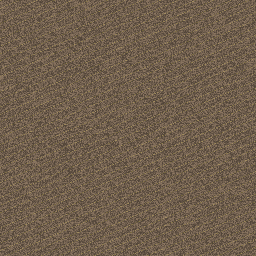
#> input picture tools/_test_rock.png, 256 x 256 px
$ python photo2autotile.py _test_rock.png
#> lines starting #> are read from the running program, lines starting #| are printed output that depends on the picture
# -*- coding: utf-8 -*-
"""
photo2autotile - Convierte una foto de textura real en una plantilla autotile
blob16 (64x64 px, 4x4 tiles de 16x16) importable en Mideas via
"Importar plantilla Autotile" del editor bitmap SCREEN 5.

El layout 4x4 replica BLOB16_LAYOUT_MASKS de utils/msx2Autotile.ts:
    6 14 12  4      esquina NO | borde N        | esquina NE | tapa N
    7 15 13  5      borde O    | centro         | borde E    | tubo vertical
    3 11  9  1      esquina SO | borde S        | esquina SE | tapa S
    2 10  8  0      tapa O     | tubo horizontal| tapa E     | aislado
Bits de mascara (vecino presente): 1=N 2=E 4=S 8=O. Lado expuesto = bit a 0.

Uso:
    python tools/photo2autotile.py foto.png [-o salida.png] [opciones]

Opciones principales:
    --tile N          Tamano de tile (default 16, el de Mideas MSX2)
    --crop X,Y,W,H    Region de la foto a usar (default: cuadrado central)
    --scale F         Zoom del recorte antes de reducir (default 1.0)
    --seam N          Ancho de mezcla de costuras seamless en px (default 3, 0=off)
    --bevel N         Grosor del bisel en lados expuestos (default 2)
    --outline         Contorno oscuro de 1px en lados expuestos
    --contrast F      Realce de contraste (default 1.15)
    --preview         Genera ademas <salida>_preview.png (mosaico 4x zoom)
"""

import argparse
import os
import sys

from PIL import Image, ImageEnhance

BLOB16_LAYOUT_MASKS = [
    6, 14, 12, 4,
    7, 15, 13, 5,
    3, 11, 9, 1,
    2, 10, 8, 0,
]

BIT_N, BIT_E, BIT_S, BIT_W = 1, 2, 4, 8


def center_square_crop(img: Image.Image) -> Image.Image:
    w, h = img.size
    side = min(w, h)
    left = (w - side) // 2
    top = (h - side) // 2
    return img.crop((left, top, left + side, top + side))


def make_seamless(tile: Image.Image, seam: int) -> Image.Image:
    """Offset en cruz + mezcla lineal de las costuras para que el tile repita."""
    if seam <= 0:
        return tile
    n = tile.width
    half = n // 2
    # Desplazar medio tile: las costuras originales quedan en el centro.
    shifted = Image.new("RGB", (n, n))
    shifted.paste(tile.crop((half, half, n, n)), (0, 0))
    shifted.paste(tile.crop((0, half, half, n)), (half, 0))
    shifted.paste(tile.crop((half, 0, n, half)), (0, half))
    shifted.paste(tile.crop((0, 0, half, half)), (half, half))

    src = tile.load()
    dst = shifted.load()
    out = shifted.copy()
    pix = out.load()
    # Mezclar la cruz central (costura) con la textura original sin desplazar.
    for y in range(n):
        for x in range(n):
            dx = abs(x - half) if abs(x - half) < abs(x - half + n) else abs(x - half + n)
            dy = abs(y - half) if abs(y - half) < abs(y - half + n) else abs(y - half + n)
            d = min(dx, dy)
            if d >= seam:
                continue
            # Peso 0 en la costura -> textura original; 1 a distancia >= seam.
            t = d / float(seam)
            sr, sg, sb = src[x, y]
            dr, dg, db = dst[x, y]
            pix[x, y] = (
                int(sr + (dr - sr) * t),
                int(sg + (dg - sg) * t),
                int(sb + (db - sb) * t),
            )
    return out


def shade(rgb, factor):
    r, g, b = rgb
    return (
        max(0, min(255, int(r * factor))),
        max(0, min(255, int(g * factor))),
        max(0, min(255, int(b * factor))),
    )


def apply_edges(base: Image.Image, mask: int, bevel: int, outline: bool) -> Image.Image:
    """Bisel + contorno en los lados expuestos (bit de vecino a 0)."""
    n = base.width
    tile = base.copy()
    pix = tile.load()

    # factor por profundidad: capa 0 (borde) mas marcada.
    def edge_factors(depth):
        # highlight superior, sombra inferior/lateral, decreciente hacia dentro.
        strength = 1.0 - depth / float(bevel + 1)
        return strength

    for depth in range(bevel):
        s = edge_factors(depth)
        if not (mask & BIT_N):  # norte expuesto -> highlight (luz cenital)
            f = 1.0 + 0.45 * s
            for x in range(n):
                pix[x, depth] = shade(pix[x, depth], f)
        if not (mask & BIT_S):  # sur expuesto -> sombra fuerte
            f = 1.0 - 0.45 * s
            for x in range(n):
                pix[x, n - 1 - depth] = shade(pix[x, n - 1 - depth], f)
        if not (mask & BIT_W):  # oeste -> sombra media
            f = 1.0 - 0.30 * s
            for y in range(n):
                pix[depth, y] = shade(pix[depth, y], f)
        if not (mask & BIT_E):  # este -> sombra media
            f = 1.0 - 0.30 * s
            for y in range(n):
                pix[n - 1 - depth, y] = shade(pix[n - 1 - depth, y], f)

    if outline:
        if not (mask & BIT_N):
            for x in range(n):
                pix[x, 0] = shade(pix[x, 0], 0.35)
        if not (mask & BIT_S):
            for x in range(n):
                pix[x, n - 1] = shade(pix[x, n - 1], 0.35)
        if not (mask & BIT_W):
            for y in range(n):
                pix[0, y] = shade(pix[0, y], 0.35)
        if not (mask & BIT_E):
            for y in range(n):
                pix[n - 1, y] = shade(pix[n - 1, y], 0.35)

    return tile


def build_atlas(base: Image.Image, tile_size: int, bevel: int, outline: bool) -> Image.Image:
    atlas = Image.new("RGB", (tile_size * 4, tile_size * 4))
    for index, mask in enumerate(BLOB16_LAYOUT_MASKS):
        cell = apply_edges(base, mask, bevel, outline)
        atlas.paste(cell, ((index % 4) * tile_size, (index // 4) * tile_size))
    return atlas


# [38 lines left out: function build_preview, not called in this run]


def main():
    parser = argparse.ArgumentParser(description="Foto de textura -> autotile blob16 para Mideas")
    parser.add_argument("photo", help="Foto de textura (png/jpg/webp...)")
    parser.add_argument("-o", "--output", help="PNG de salida (default: <foto>_autotile.png)")
    parser.add_argument("--tile", type=int, default=16, help="Tamano de tile (default 16)")
    parser.add_argument("--crop", help="Region X,Y,W,H de la foto (default: cuadrado central)")
    parser.add_argument("--scale", type=float, default=1.0, help="Zoom del recorte (>1 acerca)")
    parser.add_argument("--seam", type=int, default=3, help="Mezcla de costura seamless en px (0=off)")
    parser.add_argument("--bevel", type=int, default=2, help="Grosor de bisel en lados expuestos")
    parser.add_argument("--no-outline", action="store_true", help="Sin contorno oscuro de 1px")
    parser.add_argument("--contrast", type=float, default=1.15, help="Realce de contraste")
    parser.add_argument("--saturation", type=float, default=1.1, help="Realce de saturacion")
    parser.add_argument("--preview", action="store_true", help="Genera <salida>_preview.png")
    args = parser.parse_args()

    if not os.path.isfile(args.photo):
        sys.exit(f"No existe la foto: {args.photo}")

    img = Image.open(args.photo).convert("RGB")
#> img is the input picture: PIL image 256x256 RGB; mean R, G, B 111.9, 94.9, 76.5

    if args.crop:
        x, y, w, h = (int(v) for v in args.crop.split(","))
        img = img.crop((x, y, x + w, y + h))
    else:
        img = center_square_crop(img)

    if args.scale != 1.0:
        side = img.width
        new = max(args.tile, int(side / args.scale))
        left = (side - new) // 2
        img = img.crop((left, left, left + new, left + new))

    # Reduccion a resolucion de tile con antialiasing (conserva la "media" de la textura).
    base = img.resize((args.tile, args.tile), Image.LANCZOS)
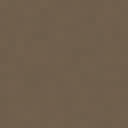
#> base: PIL image 16x16 RGB (shown 8 times larger); mean R, G, B 111.9, 94.9, 76.5
    base = make_seamless(base, args.seam)
#> in make_seamless, `shifted = Image.new("RGB", (n, n))`: shifted: PIL image 16x16 RGB; every value is 0
#> in make_seamless, `shifted.paste(tile.crop((half, half, n, n)), (0, 0))`:
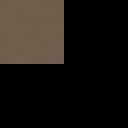
#> shifted: PIL image 16x16 RGB (shown 8 times larger); mean R, G, B 27.9, 23.7, 19.1
#> in make_seamless, `shifted.paste(tile.crop((0, half, half, n)), (half, 0))`:
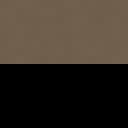
#> shifted: PIL image 16x16 RGB (shown 8 times larger); mean R, G, B 55.9, 47.5, 38.2
#> in make_seamless, `shifted.paste(tile.crop((half, 0, n, half)), (0, half))`:
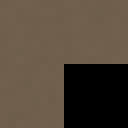
#> shifted: PIL image 16x16 RGB (shown 8 times larger); mean R, G, B 83.9, 71.2, 57.4

    if args.contrast != 1.0:
        base = ImageEnhance.Contrast(base).enhance(args.contrast)
    if args.saturation != 1.0:
        base = ImageEnhance.Color(base).enhance(args.saturation)

    atlas = build_atlas(base, args.tile, args.bevel, not args.no_outline)
#> in build_atlas, `atlas = Image.new("RGB", (tile_size * 4, tile_size * 4))`: atlas: PIL image 64x64 RGB; every value is 0
#> the loop in build_atlas, `for index, mask in enumerate(BLOB16_LAYOUT_MASKS):` made 16 passes
#> pass 1, in build_atlas, `cell = apply_edges(base, mask, bevel, outline)`:
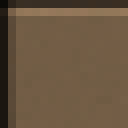
#> cell: PIL image 16x16 RGB (shown 8 times larger); mean R, G, B 106.2, 86.1, 64.4
#> after the loop in build_atlas, `for index, mask in enumerate(BLOB16_LAYOUT_MASKS):`:
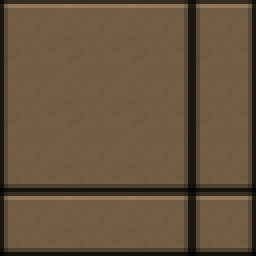
#> atlas: PIL image 64x64 RGB (shown 4 times larger); mean R, G, B 103.1, 83.6, 62.5
#> after the loop in build_atlas, `for index, mask in enumerate(BLOB16_LAYOUT_MASKS):`:
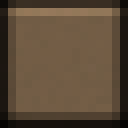
#> cell: PIL image 16x16 RGB (shown 8 times larger); mean R, G, B 92.3, 74.8, 56

    out_path = args.output or os.path.splitext(args.photo)[0] + "_autotile.png"
    atlas.save(out_path)
    print(f"Autotile blob16 guardado: {out_path} ({atlas.width}x{atlas.height})")
#| Autotile blob16 guardado: _test_rock_autotile.png (64x64)

    if args.preview:
        preview_path = os.path.splitext(out_path)[0] + "_preview.png"
        build_preview(atlas, args.tile).save(preview_path)
        print(f"Preview: {preview_path}")


if __name__ == "__main__":
    main()
